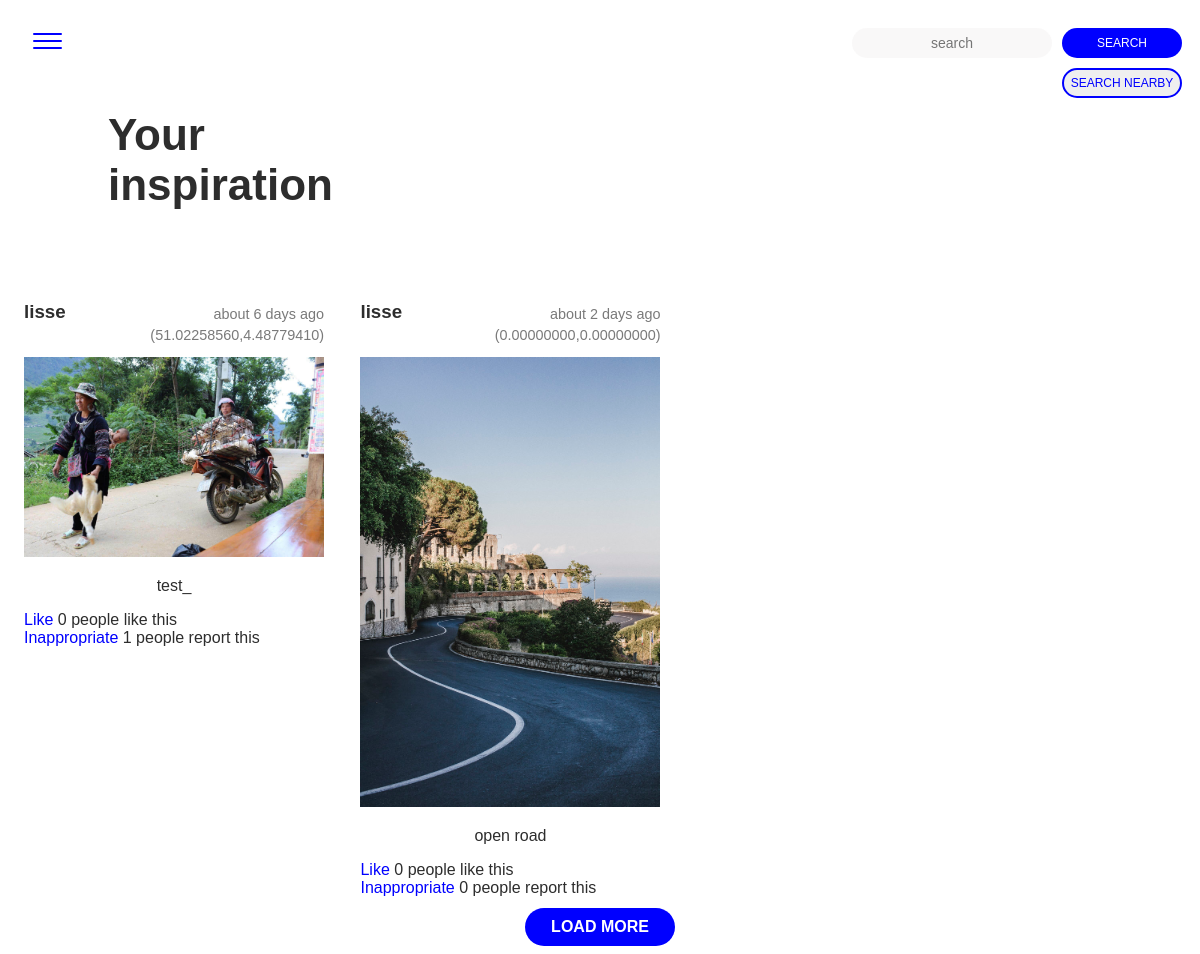
The page /index.php (signed in) on the database its author committed.
### tables this page shows
CREATE TABLE `images` (
  `id` int(11) NOT NULL AUTO_INCREMENT,
  `user_id` int(11) NOT NULL,
  `img_description` varchar(255) NOT NULL,
  `date_created` timestamp NOT NULL DEFAULT CURRENT_TIMESTAMP,
  `file_path` varchar(255) NOT NULL,
  `longitude` decimal(10,8) NOT NULL,
  `latitude` decimal(10,8) NOT NULL,
  PRIMARY KEY (`id`)
);

CREATE TABLE `users` (
  `id` int(11) unsigned NOT NULL AUTO_INCREMENT,
  `firstname` varchar(255) DEFAULT NULL,
  `lastname` varchar(255) DEFAULT NULL,
  `username` varchar(255) DEFAULT NULL,
  `email` varchar(255) DEFAULT NULL,
  `password` varchar(255) DEFAULT NULL,
  PRIMARY KEY (`id`)
);

### classes/Post.php (called while the page is built, shortened)
<?php
class Post
{
    public $id;
    private $date_created;
    public function getId()
    {
        return $this->id;
    }
    public function getDate_created()
    {
        return $this->date_created;
    }
    public static function getAllFromFriends($ids, $start, $counter)
    {
        $conn = Db::getInstance();
        $result = $conn->prepare('SELECT * FROM images WHERE user_id IN ('.$ids.') limit '.$start.','.$counter);
        $result->execute();
        return $result->fetchAll(PDO::FETCH_CLASS, __CLASS__);
    }
    public function getLikes()
    {
        $conn = Db::getInstance();
        $statement = $conn->prepare('select count(*) as countLikes from likes where post_id = :postid');
        $statement->bindValue(':postid', $this->id);
        $statement->execute();
        $result = $statement->fetch(PDO::FETCH_ASSOC);
        return $result['countLikes'];
    }
    public static function convertTime($time_ago)
    {
        $estimate_time = time() - $time_ago;
        $condition = array(
                12 * 30 * 24 * 60 * 60 => 'year',
                30 * 24 * 60 * 60 => 'month',
                24 * 60 * 60 => 'day',
                60 * 60 => 'hour',
                60 => 'minute',
                1 => 'second',
    );
        foreach ($condition as $secs => $str) {
            $d = $estimate_time / $secs;
            if ($d >= 1) {
                $r = round($d);
                return 'about '.$r.' '.$str.($r > 1 ? 's' : '').' ago';
            }
        }
    }
    public function getNrOfInappropriate()
    {
        $conn = Db::getInstance();
        $statement = $conn->prepare('SELECT count(*) AS amountOfInappropriate FROM inappropriate WHERE post_id=:postid');
        $statement->bindValue(':postid', $this->id);
        $result = $statement->execute();
        $result = $statement->fetch(PDO::FETCH_NUM);
        return $result;
    }
}

### classes/User.php (called while the page is built, shortened)
<?php
    class User
    {
        private $id;
        public function setId($id)
        {
            $this->id = $id;
            return $this;
        }
        public function getName()
        {
            $conn = Db::getInstance();
            $result = $conn->query('SELECT username FROM users WHERE id='.$this->id);
            return $result->fetch(PDO::FETCH_ASSOC);
        }
    }

### index.php (the view, shortened to what this page needs)
<?php
$friendList = $_SESSION['userid'];
$posts = Post::getAllFromFriends($friendList, 0, 2);
?><!DOCTYPE html>
<html lang="en">
<head>
  <link rel="stylesheet" type="text/css" href="css/style.css">
</head>
<body>
<?php include_once 'nav.inc.php'; ?>
<h2>Your <br>inspiration</h2>
<div id="resultlist">
  <div class="resultitem">
  <?php foreach ($posts as $post):
  $user = new User();
  $userId = $post->user_id;
  $user->setId($userId);
  $t = $post->getDate_created();
  $time_ago = strtotime($t);
  ?>
  <section class="posts--list">
    <article class="center-div-image">
      <a href="profileFriends.php?id=<?php echo $post->user_id; ?>"> <h3 class="username position--left"><?php echo $user->getName()['username']; ?></h3></a>
      <p class="position--right date"><?php echo $convertedDate = Post::convertTime($time_ago); ?></p>
      <p class="position--right location">(<?php echo $post->latitude.','.$post->longitude; ?>)</p>
      <a href="detailPost.php?id=<?php echo $post->getId(); ?>"><img src=" <?php echo 'uploads/'.$post->file_path; ?> "  width=300 alt=""> </a>
      <p><?php echo $post->img_description; ?></p>
      <div ><a href="#" class="like" data-id="<?php echo $post->id; ?>" >Like</a> <span class='likes'><?php echo $post->getLikes(); ?></span> people like this </div>
      <div ><a href="#" class="report" data-id="<?php echo $post->id; ?>" >Inappropriate</a> <span class='inappropriate'><?php echo implode($post->getNrOfInappropriate()); ?></span> people report this </div>
    </article>
  </section>
  <?php endforeach; ?>
  </div>
  </div>
  <button class="loadmore btn--primary"> Load more </button>
</body>
</html>

### css/style.css (style rules this page uses)
* { box-sizing: border-box; }
body { font-family: 'Helvetica', sans-serif; color: rgb(45,45,45); font-size: 16px; }
h2 { font-size: 44px; margin-left: 100px; }
h3 { color: rgb(45,45,45); }
p { text-align: center; }
.posts--list { display: inline-block; width: 300px; height: 600px; margin: 1em; vertical-align: top; }
a { text-decoration: none; color: blue; font-size: 16px; opacity:1; font-weight: 400; transition: 200ms; }
.btn--primary { color: #ffffff; font-size: 16px; font-weight: 700; text-transform: uppercase; background-color: blue; width: 150px; padding: 10px 0px; border-radius: 20px; border:0px; margin: 30px auto 0px auto; display: block; transition: 200ms; }
span { text-align: center; }
.center-div-image { margin: 20px auto; width: 300px; }
.position--left { position: relative; float:left; }
.position--right { position: relative; float:right; }
.date { padding-top: 10px; font-size: 0.9em; color: rgb(122, 122, 122) }
.location { margin-top: -10px; font-size: 0.9em; color: rgb(122, 122, 122) }

### rows shown on the page
images: user.username "lisse", date_created "about 6 days ago", latitude "51.02258560", longitude "4.48779410", file_path (picture), img_description "test_", Likes "0", NrOfInappropriate "1"
images: user.username "lisse", date_created "about 2 days ago", latitude "0.00000000", longitude "0.00000000", file_path (picture), img_description "open road", Likes "0", NrOfInappropriate "0"
